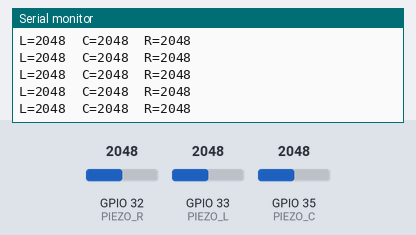
A sketch run on a simulated ESP32. On the bench: the last lines printed to the serial monitor. The test bench sets the inputs (shaded band); at power-on: GPIO 32 (PIEZO_R) = 2048, GPIO 33 (PIEZO_L) = 2048, GPIO 35 (PIEZO_C) = 2048 (analog values on the 0–4095 scale).

Above: at 1.2 s.
1.3 s: GPIO 32 (PIEZO_R) set to 2866
At 1.33 s:
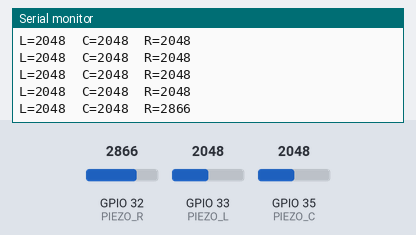
2.8 s: GPIO 33 (PIEZO_L) set to 2866
At 2.84 s:
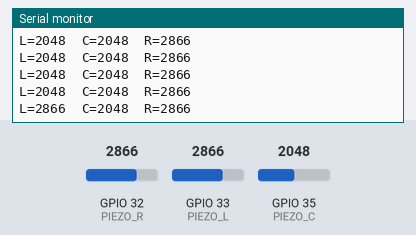
4.3 s: GPIO 35 (PIEZO_C) set to 2866
At 4.31 s:
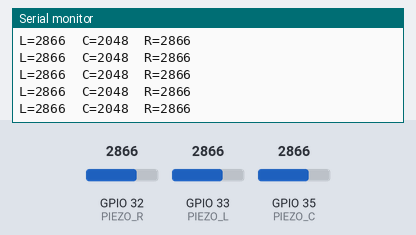
5.8 s: GPIO 32 (PIEZO_R) set to 3603
At 5.82 s:
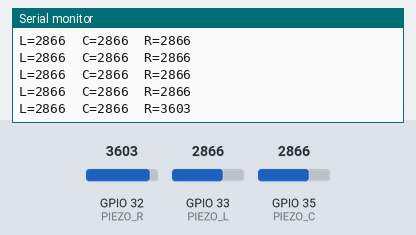
7.3 s: GPIO 33 (PIEZO_L) set to 3603
At 7.34 s:
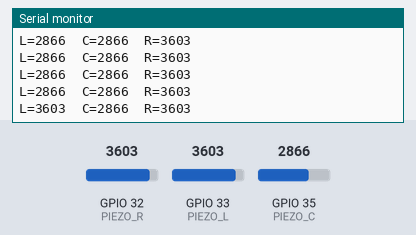
8.8 s: GPIO 35 (PIEZO_C) set to 3603
At 8.8 s:
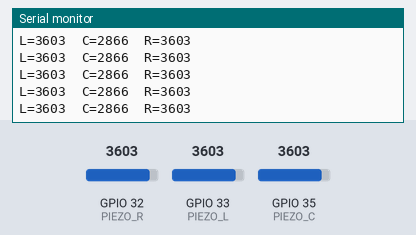
Timing chart, 0 to 11.3 s (numbered marks = the images above; inputs shaded):
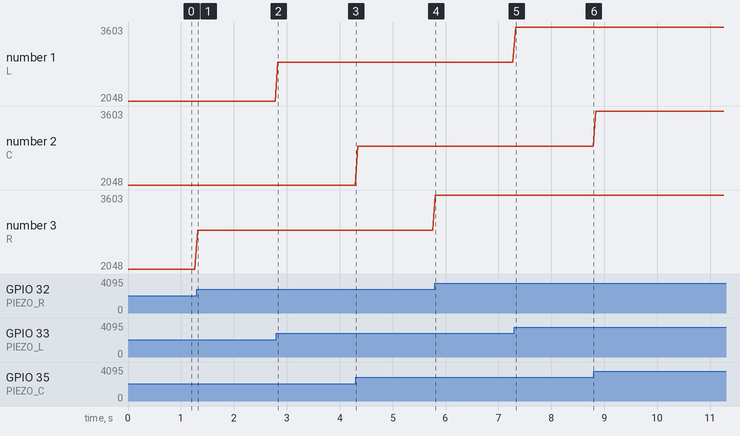

The sketch:

PIZO.ino
```cpp
const int PIEZO_L = 33;
const int PIEZO_C = 35;
const int PIEZO_R = 32;

void setup() {
  Serial.begin(115200);

  analogReadResolution(12); // 0–4095
  analogSetPinAttenuation(PIEZO_L, ADC_11db);
  analogSetPinAttenuation(PIEZO_C, ADC_11db);
  analogSetPinAttenuation(PIEZO_R, ADC_11db);
}

void loop() {
  int L = analogRead(PIEZO_L);
  int C = analogRead(PIEZO_C);
  int R = analogRead(PIEZO_R);

  Serial.print("L=");
  Serial.print(L);
  Serial.print("  C=");
  Serial.print(C);
  Serial.print("  R=");
  Serial.println(R);

  delay(50);
}
```

Measured:
- after the input at 1.3 s, the serial monitor: prints a new line at once (image 1)
- after the input at 2.8 s, the serial monitor: prints a new line at once (image 2)
- after the input at 5.8 s, the serial monitor: prints a new line at once (image 4)
- after the input at 7.3 s, the serial monitor: prints a new line at once (image 5)
- plotted number 3: 2048 → 2866 after the input at 1.3 s, 2866 → 3603 after the input at 5.8 s
